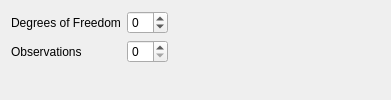
            <widget class="QWidget" name="tab_mbwt">
             <attribute name="title">
              <string>Mean Body Weight</string>
             </attribute>
             <layout class="QVBoxLayout" name="verticalLayout_14">
              <item>
               <layout class="QGridLayout" name="gridLayout_mbwt">
                <item row="1" column="0" colspan="2">
                 <widget class="QLabel" name="label_mbwt_obs">
                  <property name="text">
                   <string>Observations</string>
                  </property>
                 </widget>
                </item>
                <item row="3" column="6">
                 <spacer name="horizontalSpacer_16">
                  <property name="orientation">
                   <enum>Qt::Horizontal</enum>
                  </property>
                  <property name="sizeType">
                   <enum>QSizePolicy::Maximum</enum>
                  </property>
                  <property name="sizeHint" stdset="0">
                   <size>
                    <width>80</width>
                    <height>20</height>
                   </size>
                  </property>
                 </spacer>
                </item>
                <item row="0" column="2">
                 <widget class="QSpinBox" name="spinBox_mbwt_df">
                  <property name="minimum">
                   <number>-1</number>
                  </property>
                 </widget>
                </item>
                <item row="0" column="0" colspan="2">
                 <widget class="QLabel" name="label_mbwt_df">
                  <property name="text">
                   <string>Degrees of Freedom</string>
                  </property>
                 </widget>
                </item>
                <item row="1" column="3" colspan="2">
                 <spacer name="horizontalSpacer_24">
                  <property name="orientation">
                   <enum>Qt::Horizontal</enum>
                  </property>
                  <property name="sizeType">
                   <enum>QSizePolicy::Maximum</enum>
                  </property>
                  <property name="sizeHint" stdset="0">
                   <size>
                    <width>80</width>
                    <height>20</height>
                   </size>
                  </property>
                 </spacer>
                </item>
                <item row="1" column="2">
                 <widget class="QSpinBox" name="spinBox_num_mbwt"/>
                </item>
                <item row="1" column="5">
                 <spacer name="horizontalSpacer_11">
                  <property name="orientation">
                   <enum>Qt::Horizontal</enum>
                  </property>
                  <property name="sizeHint" stdset="0">
                   <size>
                    <width>40</width>
                    <height>20</height>
                   </size>
                  </property>
                 </spacer>
                </item>
                <item row="2" column="0" rowspan="2" colspan="6">
                 <layout class="QVBoxLayout" name="verticalLayout_mbwt"/>
                </item>
               </layout>
              </item>
             </layout>
            </widget>
